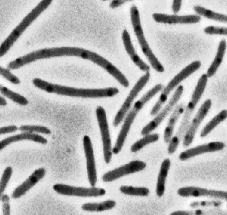
#> input picture bact.png, 227 x 215 px
$ jupyter execute test_scipy.ipynb
#> lines starting #> are read from the running program, lines starting #| are printed output that depends on the picture; after the words box and inside, x2 and y2 are one past the last pixel; in counts of white or black regions, pixels touching at a corner belong together
[cell 1]
import numpy as np
import matplotlib.pyplot as plt
import warnings
warnings.filterwarnings('ignore')

Interpolate avec scipy

[cell 2]
#dataset
x= np.linspace(0,10,10)
y= np.sin(x)
plt.scatter(x,y)

[cell 3]
'''
fonction interpolate (1d ou 2d en suffixe) : interp1d, argument kind : ‘linear’, ‘nearest’, ‘nearest-up’, ‘zero’, ‘slinear’, ‘quadratic’, ‘cubic’ ‘previous’, or ‘next’.
'''
from scipy.interpolate import interp1d
f = interp1d(x,y, kind='cubic')
new_x = np.linspace(0,10,50)
res = f(new_x)
plt.scatter(x,y)
plt.plot(new_x, res, c='r', lw=1)
#> figure, not shown here; curve peaks at x = 7.76, y = 0.995

Traitement du signal (Fourier transform)

[cell 4]
#data
x = np.linspace(0,20,100)
y = x + 4*np.sin(x) + np.random.randn(x.shape[0]) #sinusoïde croissant avec bruit aléatoire
plt.plot(x,y)
#> figure, not shown here; curve peaks at x = 19.6, y = 24.1

[cell 5]
#module signal
from scipy import signal
new_y = signal.detrend(y)
plt.plot(x,y)
plt.plot(x,new_y)
#> figure, not shown here; curve peaks at x = 19.6, y = 24.1; curve peaks at x = 19.6, y = 5.13

[cell 6]
#Signal périodique
x = np.linspace(0,30,1000)
y = 3*np.sin(x) + 2*np.sin(5*x) + np.sin(10*x)
plt.plot(x,y)
#> figure, not shown here; curve peaks at x = 1.47, y = 5.58

[cell 7]
#fourier : module fftpack
from scipy import fftpack
amplitude = fftpack.fft(y)
frequence = fftpack.fftfreq(y.size)
#spectre : ne pas se faire avoir pas les frequences/amplitudes negatives
plt.plot(np.abs(frequence), np.abs(amplitude))
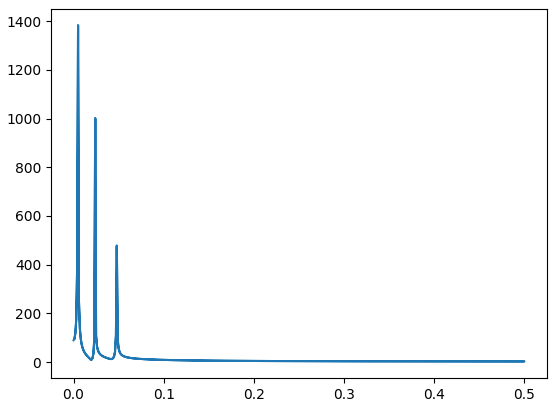
#> figure drawn by matplotlib, 1 panel

Noise filter

[cell 8]
#same signal, avec du bruit
x = np.linspace(0,30,1000)
y = 3*np.sin(x) + 2*np.sin(5*x) + np.sin(10*x) + np.random.random(x.shape[0])*10
plt.plot(x,y, lw=0.5)
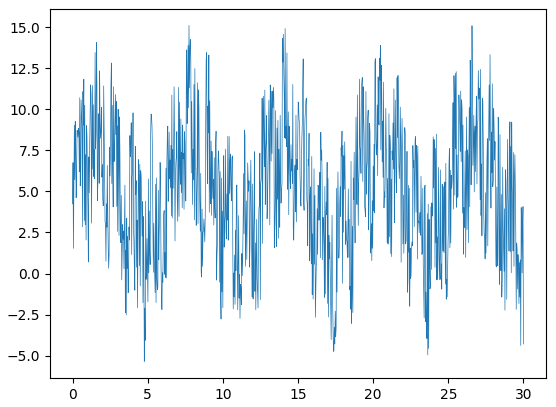
#> figure drawn by matplotlib, 1 panel; curve peaks at x = 7.75, y = 15.1

[cell 9]
from scipy import fftpack
amplitude = fftpack.fft(y)
frequence = fftpack.fftfreq(y.size)
power= np.abs(amplitude)
#spectre : ne pas se faire avoir pas les frequences/amplitudes negatives
plt.plot(np.abs(frequence), power)
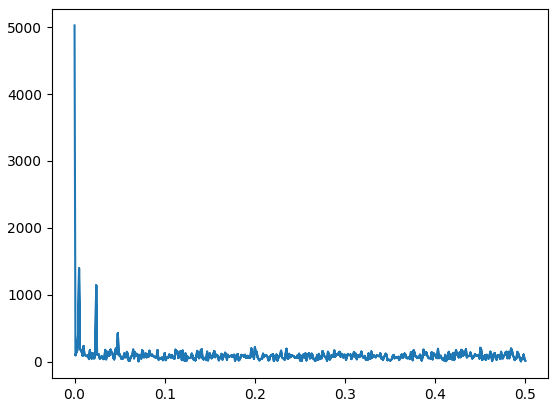
#> figure drawn by matplotlib, 1 panel

[cell 10]
#Filtrage
seuil = 400
amplitude[power<seuil] = 0
plt.plot(np.abs(frequence), np.abs(amplitude))
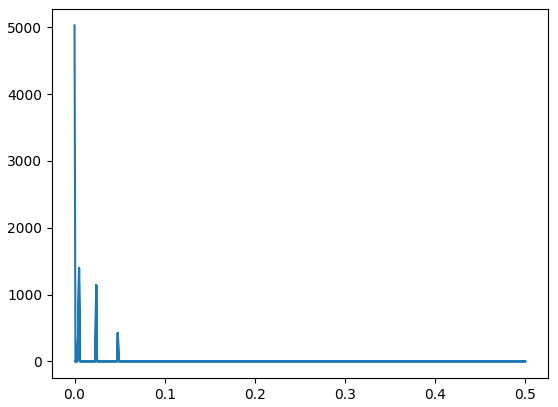
#> figure drawn by matplotlib, 1 panel

[cell 11]
#Transformee inverse
filtered_signal= fftpack.ifft(amplitude)
plt.figure(figsize=(15,10))
plt.plot(x,y, lw=0.5)
plt.plot(x, filtered_signal, lw=3)
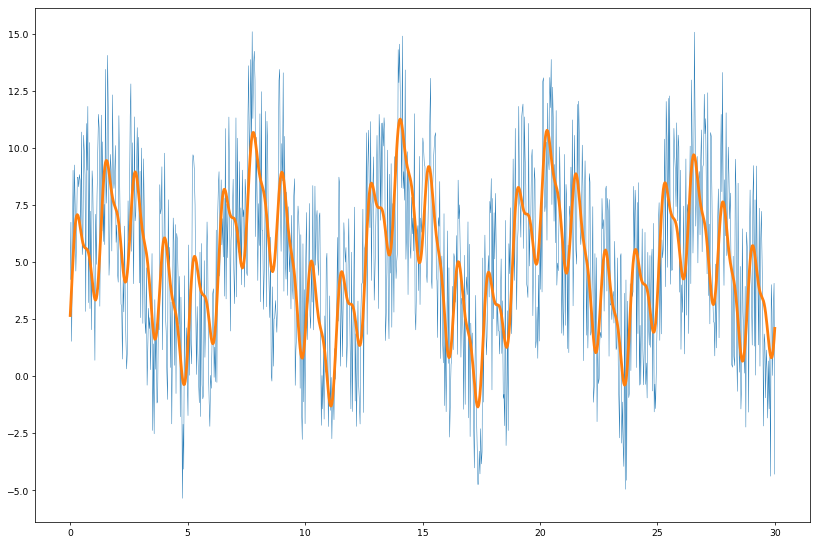
#> figure drawn by matplotlib, 1 panel; curve peaks at x = 7.75, y = 15.1; curve peaks at x = 14.05, y = 11.27

Module Ndimage

[cell 12]
from scipy import ndimage
#stock image de bacteries
file = open("bact.png", "br")
image = plt.imread(file)
#> image is the input picture: shape (215, 227, 4) float32; mean R, G, B, A 0.691, 0.691, 0.691, 1
print(image.shape) #image 3D
#| (215, 227, 4)
image= image[:,:,0] #reduite en 2D
#> image: shape (215, 227) float32
plt.imshow(image, cmap='gray')

[cell 13]
image_copy = np.copy(image)
plt.hist(image_copy.ravel(), bins = 255) #histogramme densité, applatir l'image avec ravel, 255 categories (image 8 bits)
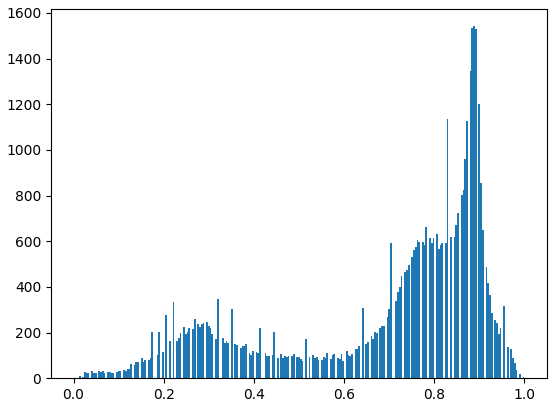
#> figure drawn by matplotlib, 1 panel; tallest bar 1542 high, from x = 0.886 to 0.89

[cell 14]
#boolean indexing pour filtrer le fond de l'image
image_filt = image<0.5
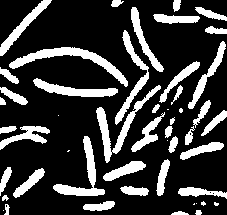
#> image_filt: shape (215, 227) bool; 22.7% white; 50 white regions (10 under 20 px), largest, box (x1, y1, x2, y2) and area: (9, 47, 128, 87) 1023, (96, 85, 161, 163) 875, (53, 136, 105, 196) 767
plt.imshow(image_filt)

[cell 15]
#morpho pour réduire les artefacts
image_3 = ndimage.binary_opening(image_filt)
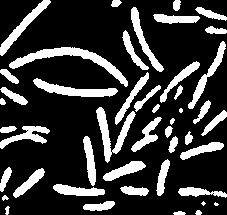
#> image_3: shape (215, 227) bool; 22.1% white; 46 white regions (3 under 20 px), largest, box (x1, y1, x2, y2) and area: (9, 47, 128, 87) 1017, (96, 107, 136, 163) 696, (33, 78, 118, 97) 667
plt.imshow(image_3)

[cell 16]
#fonction label de ndimage :    label , nombre label = ndimage.label(image)
label_image, n_labels = ndimage.label(image_3)
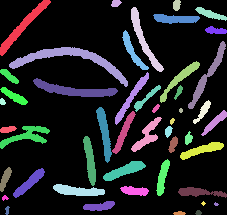
#> label_image: shape (215, 227) int32; 48 distinct labels, from 0 to 47; one colour per label, 0 black
#> n_labels = 47
print(n_labels)
#| 47
plt.imshow(label_image)

[cell 17]
#compte des pixels de chaque groupe avec ndimage.sum(image, image labelisé, range(nombre de labels))
sizes = ndimage.sum(image_3, label_image, range(n_labels))
#> sizes = 47 values, max 1017 at index 10, min 0 at index 0, mean 228.8
plt.scatter(range(n_labels), sizes)
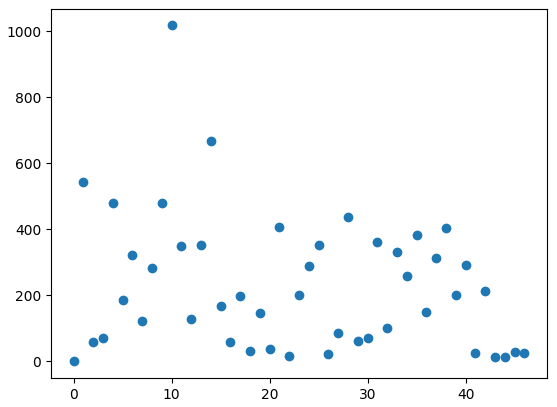
#> figure drawn by matplotlib, 1 panel
